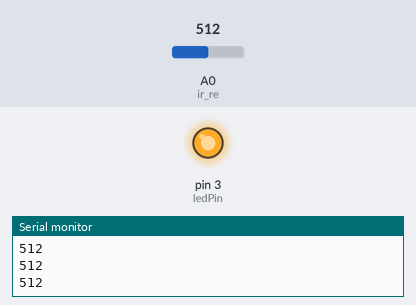
This sketch was run on a simulated Arduino Uno, built with avr-gcc and run on an emulated ATmega328P. On the bench: output pins drawn as LEDs (lit = HIGH), the last lines printed to the serial monitor. Inputs (shaded band) come from the test bench; at power-on: A0 (ir_re) = 512.

Above: at 1.2 s.
1.3 s: A0 (ir_re) set to 488
At 1.9 s:
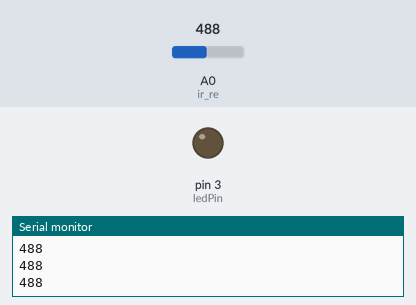
2.8 s: A0 (ir_re) set to 510
At 3.2 s:
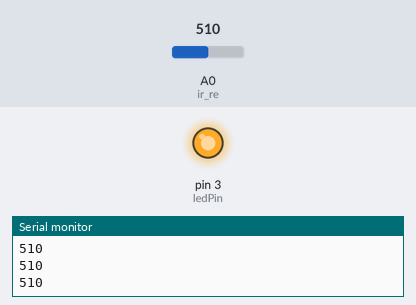
4.3 s: A0 (ir_re) set to 490
At 5.7 s:
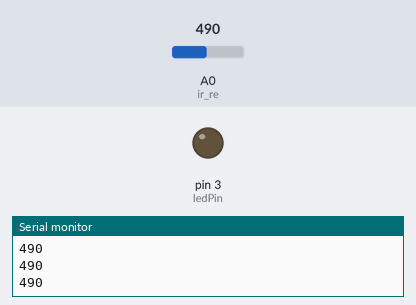
Timing chart, 0 to 7.3 s (numbered marks = the images above; inputs shaded):
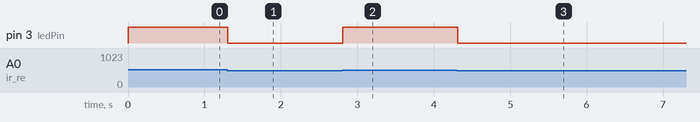

Measured:
- the behaviour switches between 501 and 500 on A0 (ir_re) (found by bisection; images 0 and 1)
- after the input at 1.3 s, pin 3 (ledPin): HIGH → LOW at once
- after the input at 2.8 s, pin 3 (ledPin): LOW → HIGH at once
- after the input at 4.3 s, pin 3 (ledPin): HIGH → LOW at once

The sketch:

ir_sensor.ino
```cpp
#define threshold 500

// defines pin numbers
#define ir_re A0
#define ledPin 3

// Defining functions
void ledOn() {
  digitalWrite(ledPin, HIGH); // Turning LED ON
}

void ledOff() {
  digitalWrite(ledPin, LOW); // Turning LED OFF
}

void setup() {
  pinMode(ledPin, OUTPUT);
  Serial.begin(9600); // Starts the serial communication
}

void loop() {
  int value;

  // Reading the analog input
  value = analogRead(ir_re);
  Serial.println(value);

  // Comparing with a Threshold
  if (value > threshold)
    ledOn();
  else
    ledOff();

   delay(100);
}
```
